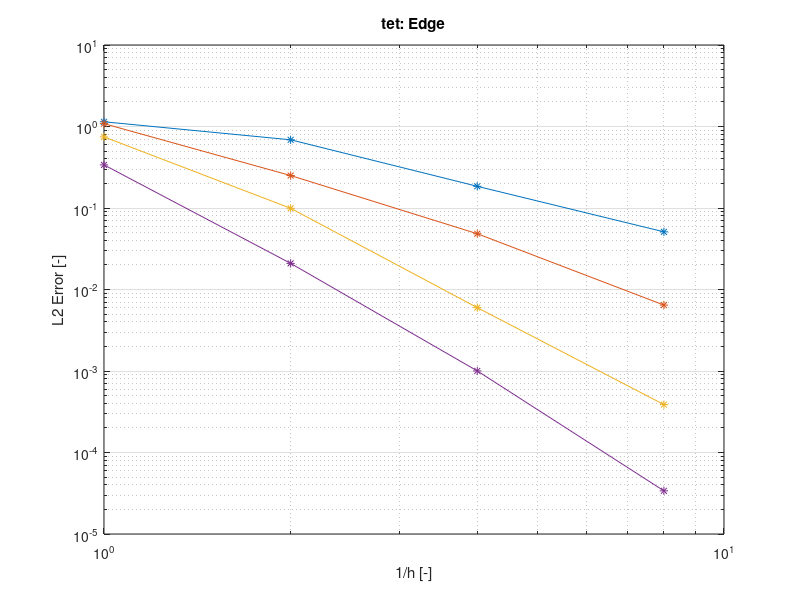

Here is the MATLAB script that generated this plot:
close all;
clear all;

h = [1, 0.5, 0.25, 0.125];
p = [1:4];

l2 = ...
    [...
        +1.142584e+00 , +6.869424e-01 , +1.846014e-01 , +5.101423e-02 ; ...
        +1.083507e+00 , +2.502310e-01 , +4.834511e-02 , +6.440845e-03 ; ...
        +7.455027e-01 , +9.920041e-02 , +5.990588e-03 , +3.872178e-04 ; ...
        +3.379661e-01 , +2.092672e-02 , +1.002601e-03 , +3.386611e-05 ; ...
    ];

P = size(p, 2);
H = size(h, 2);

delta = zeros(P, H - 1);

for i = 1:H-1
  delta(:, i) = ...
    (log10(l2(:, i + 1)) - log10(l2(:, i))) / ...
    (log10(1/h(i + 1))   - log10(1/h(i)));
end

delta

figure;
loglog(1./h, l2', '-*');
grid;
title('tet: Edge');

xlabel('1/h [-]');
ylabel('L2 Error [-]');
